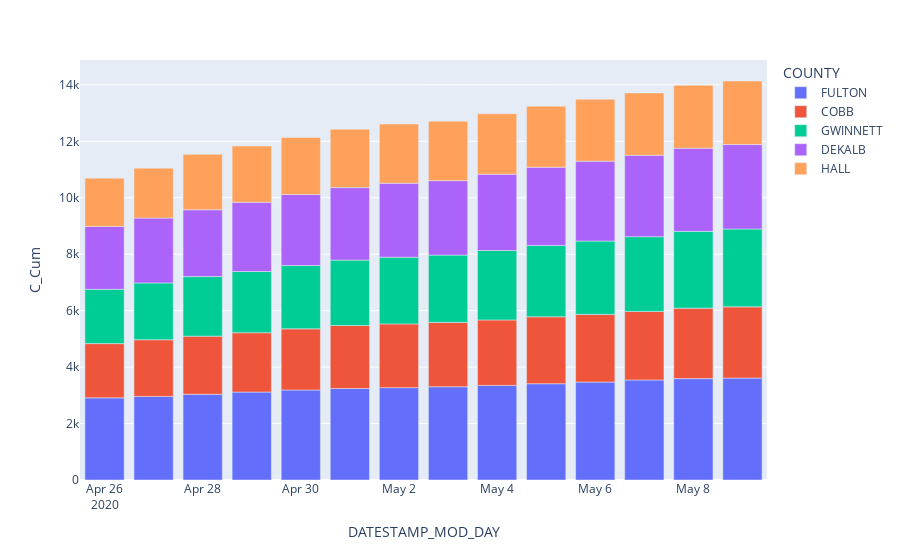

This figure's notebook cell:
### Code cell
plotly3 = px.bar(dailySpecific, x='DATESTAMP_MOD_DAY', y='C_Cum', color='COUNTY')
plotly3.show()

### Figure 1 — Plotly figure (JSON) as saved in the notebook; plotly's stock layout.template omitted (floating-point values rounded to 4 significant figures)
{"data": [{"alignmentgroup": "True", "hovertemplate": "COUNTY=FULTON<br>DATESTAMP_MOD_DAY=%{x}<br>C_Cum=%{y}<extra></extra>", "legendgroup": "FULTON", "marker": {"color": "#636efa", "pattern": {"shape": ""}}, "name": "FULTON", "offsetgroup": "FULTON", "orientation": "v", "showlegend": true, "textposition": "auto", "type": "bar", "x": ["2020-04-26", "2020-04-27", "2020-04-28", "2020-04-29", "2020-04-30", "2020-05-01", "2020-05-02", "2020-05-03", "2020-05-04", "2020-05-05", "2020-05-06", "2020-05-07", "2020-05-08", "2020-05-09"], "xaxis": "x", "y": [2910, 2961, 3038, 3116, 3189, 3243, 3272, 3305, 3352, 3412, 3470, 3545, 3592, 3612], "yaxis": "y"}, {"alignmentgroup": "True", "hovertemplate": "COUNTY=COBB<br>DATESTAMP_MOD_DAY=%{x}<br>C_Cum=%{y}<extra></extra>", "legendgroup": "COBB", "marker": {"color": "#EF553B", "pattern": {"shape": ""}}, "name": "COBB", "offsetgroup": "COBB", "orientation": "v", "showlegend": true, "textposition": "auto", "type": "bar", "x": ["2020-04-26", "2020-04-27", "2020-04-28", "2020-04-29", "2020-04-30", "2020-05-01", "2020-05-02", "2020-05-03", "2020-05-04", "2020-05-05", "2020-05-06", "2020-05-07", "2020-05-08", "2020-05-09"], "xaxis": "x", "y": [1922, 2009, 2059, 2103, 2167, 2232, 2259, 2278, 2319, 2371, 2398, 2428, 2496, 2523], "yaxis": "y"}, {"alignmentgroup": "True", "hovertemplate": "COUNTY=GWINNETT<br>DATESTAMP_MOD_DAY=%{x}<br>C_Cum=%{y}<extra></extra>", "legendgroup": "GWINNETT", "marker": {"color": "#00cc96", "pattern": {"shape": ""}}, "name": "GWINNETT", "offsetgroup": "GWINNETT", "orientation": "v", "showlegend": true, "textposition": "auto", "type": "bar", "x": ["2020-04-26", "2020-04-27", "2020-04-28", "2020-04-29", "2020-04-30", "2020-05-01", "2020-05-02", "2020-05-03", "2020-05-04", "2020-05-05", "2020-05-06", "2020-05-07", "2020-05-08", "2020-05-09"], "xaxis": "x", "y": [1924, 2013, 2109, 2168, 2242, 2316, 2363, 2386, 2460, 2530, 2598, 2648, 2722, 2759], "yaxis": "y"}, {"alignmentgroup": "True", "hovertemplate": "COUNTY=DEKALB<br>DATESTAMP_MOD_DAY=%{x}<br>C_Cum=%{y}<extra></extra>", "legendgroup": "DEKALB", "marker": {"color": "#ab63fa", "pattern": {"shape": ""}}, "name": "DEKALB", "offsetgroup": "DEKALB", "orientation": "v", "showlegend": true, "textposition": "auto", "type": "bar", "x": ["2020-04-26", "2020-04-27", "2020-04-28", "2020-04-29", "2020-04-30", "2020-05-01", "2020-05-02", "2020-05-03", "2020-05-04", "2020-05-05", "2020-05-06", "2020-05-07", "2020-05-08", "2020-05-09"], "xaxis": "x", "y": [2228, 2298, 2368, 2451, 2517, 2569, 2622, 2638, 2705, 2769, 2831, 2884, 2946, 2991], "yaxis": "y"}, {"alignmentgroup": "True", "hovertemplate": "COUNTY=HALL<br>DATESTAMP_MOD_DAY=%{x}<br>C_Cum=%{y}<extra></extra>", "legendgroup": "HALL", "marker": {"color": "#FFA15A", "pattern": {"shape": ""}}, "name": "HALL", "offsetgroup": "HALL", "orientation": "v", "showlegend": true, "textposition": "auto", "type": "bar", "x": ["2020-05-06", "2020-05-07", "2020-05-08", "2020-05-09", "2020-04-26", "2020-04-27", "2020-04-28", "2020-04-29", "2020-04-30", "2020-05-01", "2020-05-02", "2020-05-03", "2020-05-04", "2020-05-05"], "xaxis": "x", "y": [2192, 2209, 2229, 2252, 1710, 1768, 1965, 1994, 2022, 2069, 2095, 2107, 2142, 2163], "yaxis": "y"}], "layout": {"barmode": "relative", "legend": {"title": {"text": "COUNTY"}, "tracegroupgap": 0}, "margin": {"t": 60}, "xaxis": {"anchor": "y", "domain": [0, 1], "title": {"text": "DATESTAMP_MOD_DAY"}}, "yaxis": {"anchor": "x", "domain": [0, 1], "title": {"text": "C_Cum"}}}}
